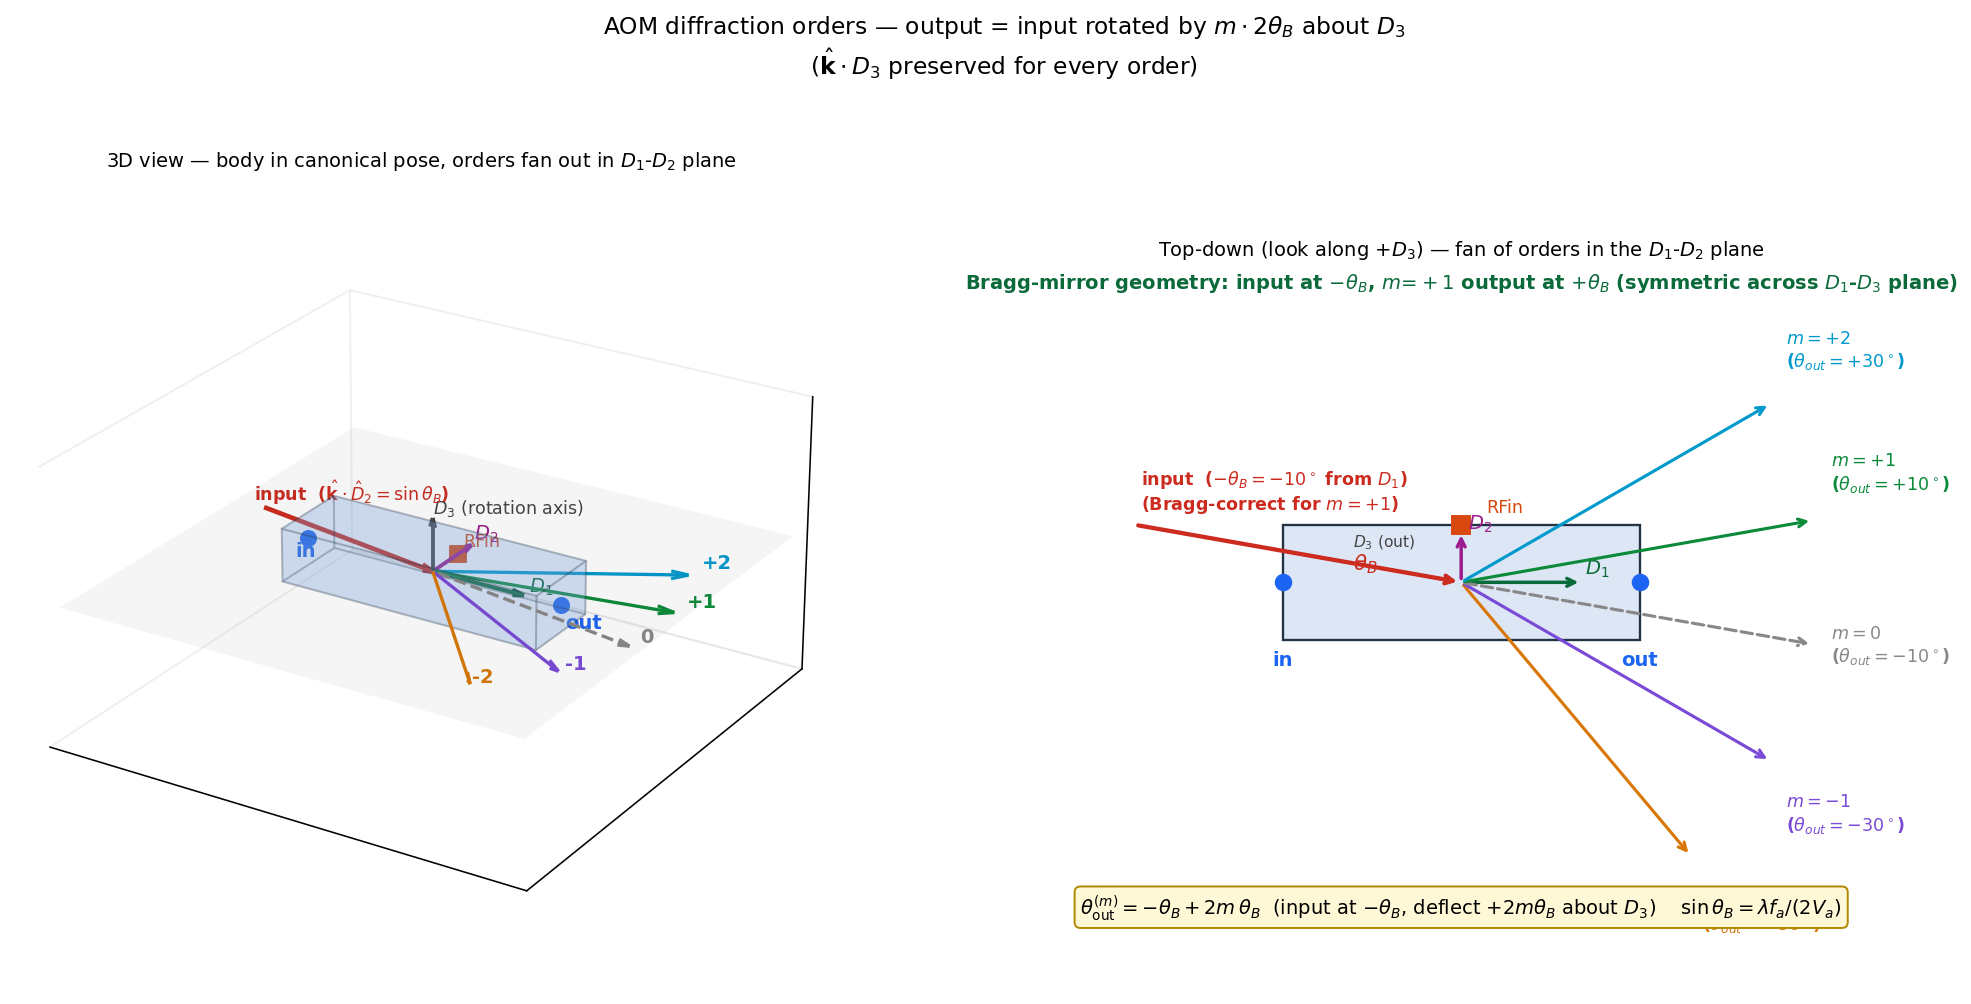

Generate this figure with Python:
"""All diffraction orders out of the AOM after Bragg-aligned input.

Setup:
  Input beam enters with beam.D2 = +sin(theta_B)  (Bragg-tilted).
  Each order m's output = input rotated by m*2*theta_B around D3.
  beam.D3 is preserved through every order.

Orders shown: 0, +-1, +-2 (the panel can show up to maxDiffractionOrder).

Two views:
  Left  : 3D — body, input, all orders, with D3 axis emphasised.
  Right : 2D top-down (looking along +D3) — clean angular spacing.

theta exaggerated to ~10 deg for visualization.
"""
import numpy as np
import matplotlib.pyplot as plt
from mpl_toolkits.mplot3d.art3d import Poly3DCollection
from matplotlib.patches import Rectangle, Arc


THETA_DEG = 10.0
theta = np.deg2rad(THETA_DEG)
HALF_D1 = 1.4
HALF_D2 = 0.45
HALF_D3 = 0.30


def order_color(m):
    return {
        0: "#888888",
        +1: "#0b8a3a",
        -1: "#7a4ad6",
        +2: "#0099cc",
        -2: "#d97706",
        +3: "#005f99",
        -3: "#aa3300",
    }.get(m, "#444")


def order_label(m):
    return ("+" if m > 0 else ("" if m == 0 else "-")) + str(abs(m))


# Input direction: Bragg-correct geometry for user-selected m=+1.
# rayTrace.ts rotates output by +m*2*theta_B around D3, so for m=+1 to land
# on the Bragg-mirror image of the input (the physical "+1 reflected" order),
# the INPUT must enter at -theta_B (toward -D2). After +2*theta_B rotation,
# the m=+1 output is at +theta_B (mirror). With existing align convention
# (expectedSinTheta = +sin(theta_B)) the input is on the WRONG side, so
# m=+1 lands at +3*theta_B (off-Bragg) -- this is the user's reported bug.
input_dir = np.array([np.cos(theta), -np.sin(theta), 0.0])

# Each order m: output = input rotated by m*2*theta around D3 axis (= +z body).
def rotate_about_d3(v, ang):
    c, s = np.cos(ang), np.sin(ang)
    return np.array([c * v[0] - s * v[1], s * v[0] + c * v[1], v[2]])


orders = [-2, -1, 0, +1, +2]

# === Figure ===
fig = plt.figure(figsize=(15, 7.5))
fig.suptitle(
    "AOM diffraction orders — output = input rotated by $m\\cdot 2\\theta_B$ about $D_3$\n"
    "($\\hat{\\mathbf{k}}\\cdot D_3$ preserved for every order)",
    fontsize=12,
)

# --- Panel A: 3D body + orders ---
ax = fig.add_subplot(1, 2, 1, projection="3d")
R = 2.6
ax.set_xlim(-R, R); ax.set_ylim(-R, R); ax.set_zlim(-R * 0.6, R * 0.6)
ax.set_box_aspect((1, 1, 0.55))
ax.view_init(elev=25, azim=-58)
ax.set_xticks([]); ax.set_yticks([]); ax.set_zticks([])
for pane in (ax.xaxis.pane, ax.yaxis.pane, ax.zaxis.pane):
    pane.fill = False; pane.set_edgecolor("#e0e0e0")
ax.set_title("3D view — body in canonical pose, orders fan out in $D_1$-$D_2$ plane",
             fontsize=10, pad=4)

# Body box (axes aligned to plot axes since body is in canonical pose):
hx, hy, hz = HALF_D1, HALF_D2, HALF_D3
faces = [
    [(-hx, -hy, -hz), (+hx, -hy, -hz), (+hx, +hy, -hz), (-hx, +hy, -hz)],
    [(-hx, -hy, +hz), (+hx, -hy, +hz), (+hx, +hy, +hz), (-hx, +hy, +hz)],
    [(-hx, -hy, -hz), (+hx, -hy, -hz), (+hx, -hy, +hz), (-hx, -hy, +hz)],
    [(-hx, +hy, -hz), (+hx, +hy, -hz), (+hx, +hy, +hz), (-hx, +hy, +hz)],
    [(-hx, -hy, -hz), (-hx, +hy, -hz), (-hx, +hy, +hz), (-hx, -hy, +hz)],
    [(+hx, -hy, -hz), (+hx, +hy, -hz), (+hx, +hy, +hz), (+hx, -hy, +hz)],
]
ax.add_collection3d(Poly3DCollection(faces, alpha=0.18, facecolor="#7aa6e0",
                                     edgecolor="#234"))
ax.scatter(-HALF_D1, 0, 0, s=60, c="#1c64f2")
ax.scatter(+HALF_D1, 0, 0, s=60, c="#1c64f2")
ax.scatter(0, +HALF_D2, 0, s=60, c="#d9480f", marker="s")
ax.text(-HALF_D1 - 0.15, 0, -0.25, "in", color="#1c64f2", fontsize=10, fontweight="bold")
ax.text(+HALF_D1 + 0.05, 0, -0.25, "out", color="#1c64f2", fontsize=10, fontweight="bold")
ax.text(0, HALF_D2 + 0.10, 0.05, "RFin", color="#d9480f", fontsize=9)

# Body axes
ax.quiver(0, 0, 0, 1.0, 0, 0, color="#0b6a3a", lw=2.0, arrow_length_ratio=0.13)
ax.quiver(0, 0, 0, 0, 0.7, 0, color="#9c1c8e", lw=2.0, arrow_length_ratio=0.18)
ax.quiver(0, 0, 0, 0, 0, 0.6, color="#444", lw=2.0, arrow_length_ratio=0.18)
ax.text(1.05, 0, 0.05, "$D_1$", color="#0b6a3a", fontsize=10)
ax.text(0, 0.75, 0.05, "$D_2$", color="#9c1c8e", fontsize=10)
ax.text(0, 0, 0.65, "$D_3$ (rotation axis)", color="#444", fontsize=9)

# Input beam (red): from upstream tail to body centre.
L_in = 2.2
tail = -input_dir * L_in
ax.quiver(*tail, *(input_dir * L_in), color="#cc2b1f", lw=2.4,
          arrow_length_ratio=0.06)
ax.text(*(tail + np.array([-0.05, -0.1, 0.10])),
        "input  ($\\hat{\\mathbf{k}}\\cdot \\hat{D}_2 = \\sin\\theta_B$)",
        color="#cc2b1f", fontsize=9, fontweight="bold")

# Each order: output = input rotated by m*2*theta about D3.
L_out = 2.4
for m in orders:
    out = rotate_about_d3(input_dir, m * 2 * theta)
    head = out * L_out
    col = order_color(m)
    ls = "--" if m == 0 else "-"
    ax.quiver(0, 0, 0, *head, color=col, lw=1.7, arrow_length_ratio=0.07,
              linestyle=ls)
    lbl = order_label(m)
    ax.text(head[0] * 1.05, head[1] * 1.05, head[2] + 0.08, lbl,
            color=col, fontsize=10, fontweight="bold")

# Highlight the D1-D2 plane (where all orders fan out).
plane_pts = np.array([
    [-2.5, -2.5, 0], [+2.5, -2.5, 0], [+2.5, +2.5, 0], [-2.5, +2.5, 0],
])
ax.add_collection3d(Poly3DCollection([plane_pts.tolist()],
                                     alpha=0.05, facecolor="#444",
                                     edgecolor="none"))

# --- Panel B: 2D top-down view (look along +D3) ---
ax2 = fig.add_subplot(1, 2, 2)
ax2.set_aspect("equal")
ax2.set_xlim(-3.5, 3.5)
ax2.set_ylim(-2.5, 2.5)
ax2.axis("off")
ax2.set_title("Top-down (look along $+D_3$) — fan of orders in the $D_1$-$D_2$ plane",
              fontsize=10, pad=4)

# Body rectangle
ax2.add_patch(Rectangle((-HALF_D1, -HALF_D2), 2 * HALF_D1, 2 * HALF_D2,
                        facecolor="#dde6f5", edgecolor="#234", lw=1.2, zorder=2))
ax2.plot(-HALF_D1, 0, "o", color="#1c64f2", markersize=8)
ax2.plot(+HALF_D1, 0, "o", color="#1c64f2", markersize=8)
ax2.plot(0, +HALF_D2, "s", color="#d9480f", markersize=9)
ax2.text(-HALF_D1, -HALF_D2 - 0.20, "in", color="#1c64f2",
         fontsize=10, fontweight="bold", ha="center")
ax2.text(+HALF_D1, -HALF_D2 - 0.20, "out", color="#1c64f2",
         fontsize=10, fontweight="bold", ha="center")
ax2.text(0.20, HALF_D2 + 0.10, "RFin", color="#d9480f", fontsize=9)

# Body axes (D1, D2). D3 is out of page (shown as circle-dot).
ax2.annotate("", xy=(0.95, 0), xytext=(0, 0),
             arrowprops=dict(arrowstyle="->", color="#0b6a3a", lw=1.8))
ax2.text(0.97, 0.06, "$D_1$", color="#0b6a3a", fontsize=10)
ax2.annotate("", xy=(0, 0.40), xytext=(0, 0),
             arrowprops=dict(arrowstyle="->", color="#9c1c8e", lw=1.8))
ax2.text(0.05, 0.42, "$D_2$", color="#9c1c8e", fontsize=10)
# D3 marker (out of page)
from matplotlib.patches import Circle
ax2.add_patch(Circle((-0.95, 0.30), 0.07, facecolor="white", edgecolor="#444", lw=1.0))
ax2.add_patch(Circle((-0.95, 0.30), 0.018, facecolor="#444"))
ax2.text(-0.85, 0.28, "$D_3$ (out)", color="#444", fontsize=8)

# Input
L_in2 = 2.6
in2 = input_dir[:2]
tail2 = -in2 * L_in2
ax2.annotate("", xy=(0, 0), xytext=tail2,
             arrowprops=dict(arrowstyle="->", color="#cc2b1f", lw=2.2))
ax2.text(tail2[0] + 0.05, tail2[1] + 0.12,
         f"input  ($-\\theta_B={-THETA_DEG:.0f}^\\circ$ from $D_1$)\n"
         f"(Bragg-correct for $m=+1$)",
         color="#cc2b1f", fontsize=9, fontweight="bold")

# Mark theta_B between input and D1 (input is below D1 axis now)
ax2.add_patch(Arc((0, 0), 1.4, 1.4, angle=0,
                  theta1=180 - THETA_DEG, theta2=180,
                  color="#cc2b1f", lw=1.4))
ax2.text(-0.85, 0.10, "$\\theta_B$", color="#cc2b1f", fontsize=11)

# Orders
L_out2 = 2.8
for m in orders:
    out = rotate_about_d3(input_dir, m * 2 * theta)[:2]
    head = out * L_out2
    col = order_color(m)
    ls = "--" if m == 0 else "-"
    ax2.annotate("", xy=head, xytext=(0, 0),
                 arrowprops=dict(arrowstyle="->", color=col, lw=1.6,
                                 linestyle=ls))
    # input at -theta_B; deflection = m*2*theta_B; output = -theta_B + m*2*theta_B
    deflection_deg = (-THETA_DEG + m * 2 * THETA_DEG)
    lbl = (f"$m={order_label(m)}$\n($\\theta_{{out}}={deflection_deg:+.0f}^\\circ$)")
    ax2.text(head[0] * 1.05, head[1] * 1.05 + (0.18 if m >= 0 else -0.18),
             lbl, color=col, fontsize=9, fontweight="bold",
             ha="left" if head[0] >= 0 else "right",
             va="bottom" if head[1] >= 0 else "top")

# Equation reference
ax2.text(0.5, -0.02,
         r"$\theta_{\rm out}^{(m)} = -\theta_B + 2m\,\theta_B$  (input at $-\theta_B$, deflect $+2m\theta_B$ about $D_3$)"
         "    " r"$\sin\theta_B = \lambda f_a / (2 V_a)$",
         transform=ax2.transAxes, fontsize=10, ha="center",
         bbox=dict(boxstyle="round,pad=0.3", facecolor="#fff8d6",
                   edgecolor="#b08900"))
# Highlight Bragg-mirror condition for m=+1
ax2.text(0.5, 0.96,
         "Bragg-mirror geometry: input at $-\\theta_B$, $m\\!=\\!+1$ output at $+\\theta_B$ (symmetric across $D_1$-$D_3$ plane)",
         transform=ax2.transAxes, fontsize=10, ha="center",
         color="#0b6a3a", fontweight="bold")

plt.tight_layout(rect=[0, 0.03, 1, 0.94])
out_path = r"C:\Users\admin\OneDrive\桌面\YX\QMsimulation\qmem-digital-twin\docs\aom_orders.png"
plt.savefig(out_path, dpi=140, bbox_inches="tight")
print(f"Saved: {out_path}")
